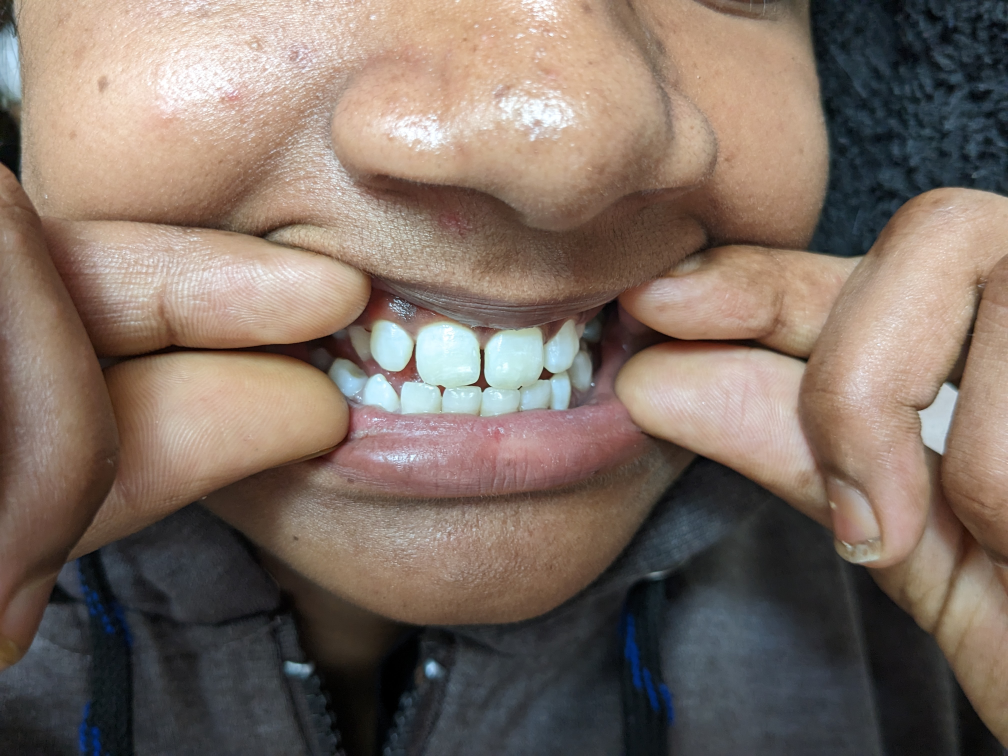
#> input picture sample data/PXL_20230207_080838212.jpg, 4032 x 3024 px, given as the content of the folder Users/er.vishalmishra/Downloads/Fluorosisdataset/NormalTeeth, which was not available (shown at 1/4 size)
$ python gradiantboost.py
#> lines starting #> are read from the running program, lines starting #| are printed output that depends on the picture; pictures that were not available may be replaced by others from this repository, and a replacement may not be noted
import os
import cv2
import numpy as np
from sklearn.ensemble import GradientBoostingClassifier
from sklearn.model_selection import train_test_split
from sklearn.preprocessing import StandardScaler
from sklearn.metrics import accuracy_score, classification_report
import matplotlib.pyplot as plt

def load_and_resize_images(folder, target_size=(100, 100)):
    images = []
    for filename in os.listdir(folder):
        img = cv2.imread(os.path.join(folder, filename), cv2.IMREAD_GRAYSCALE)
        if img is not None:
            img_resized = cv2.resize(img, target_size)

            img_flat = img_resized.flatten()

            print(f"Loaded and Resized Image: {filename}, Original Shape: {img.shape}, Resized Shape: {img_resized.shape}, Flattened Shape: {img_flat.shape}")

            images.append((filename, img_flat))

    return images

normal_images = load_and_resize_images("/Users/er.vishalmishra/Downloads/Fluorosisdataset/NormalTeeth")
#> in load_and_resize_images, `img = cv2.imread(os.path.join(folder, filename), cv2.IMREAD_GRAYSCALE)`:
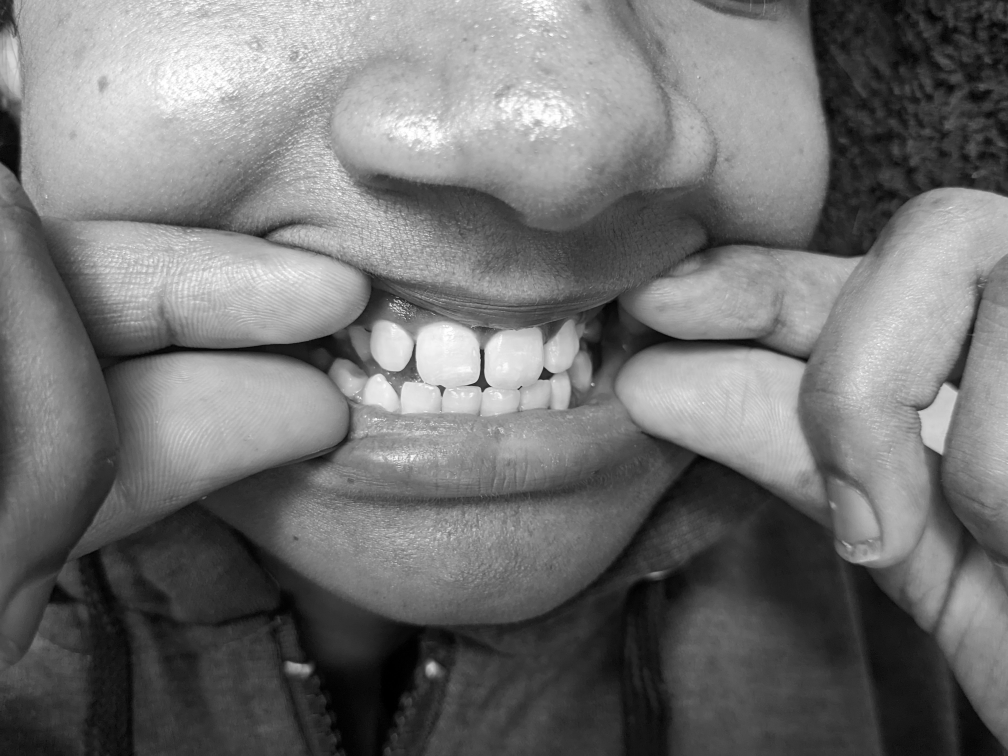
#> img: shape (3024, 4032) (shown at 1/4 size); min 0, max 255, mean 114.4
#> in load_and_resize_images, `img_resized = cv2.resize(img, target_size)`:
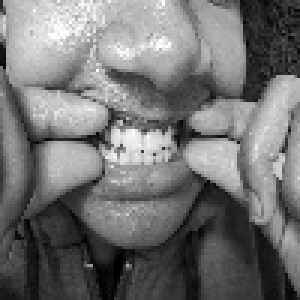
#> img_resized: shape (100, 100) (shown 3 times larger); min 0, max 255, mean 114.6
#> in load_and_resize_images, `img_flat = img_resized.flatten()`: img_flat = 10000 values, max 255 at index 154, min 0 at index 8539, mean 114.6
#| Loaded and Resized Image: PXL_20230207_080838212.jpg, Original Shape: (3024, 4032), Resized Shape: (100, 100), Flattened Shape: (10000,)
#> normal_images = 1 item
patient_images = load_and_resize_images("/Users/er.vishalmishra/Downloads/Fluorosisdataset/sample data")
#| Loaded and Resized Image: PXL_20230207_080838212.jpg, Original Shape: (3024, 4032), Resized Shape: (100, 100), Flattened Shape: (10000,)
#> pass 2 of the loop in load_and_resize_images, `for filename in os.listdir(folder):`:
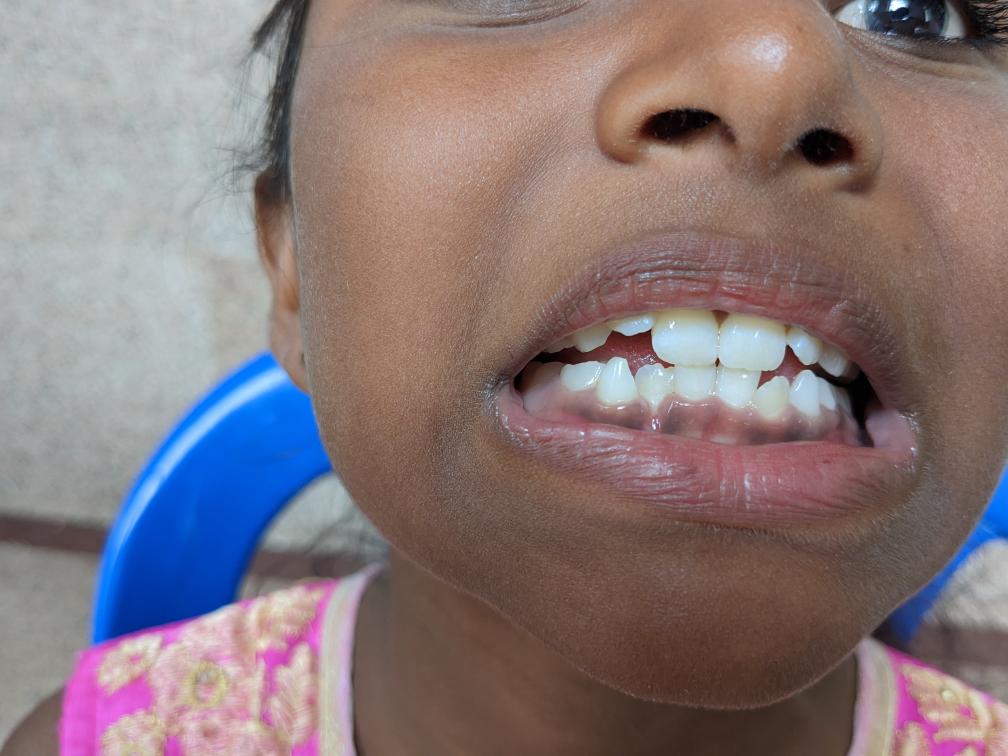
#> input picture sample data/PXL_20230207_080937632.jpg, 4032 x 3024 px, found by its file name (shown at 1/4 size)
#> in load_and_resize_images (call 2), `img = cv2.imread(os.path.join(folder, filename), cv2.IMREAD_GRAYSCALE)`:
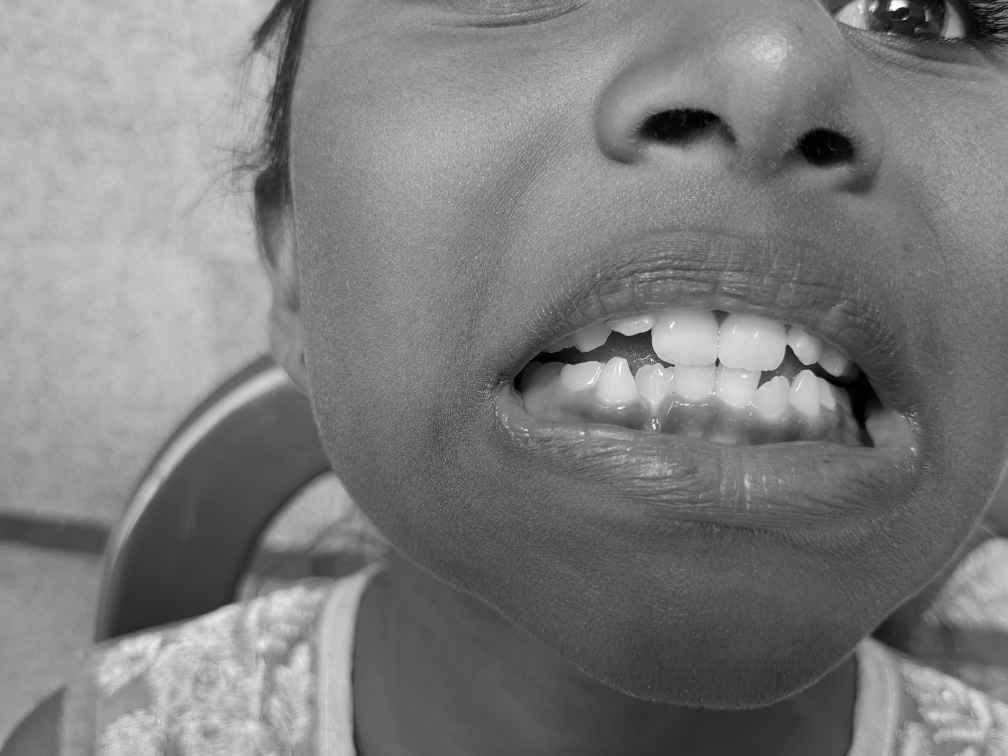
#> img: shape (3024, 4032) (shown at 1/4 size); min 0, max 255, mean 125
#> in load_and_resize_images (call 2), `img_resized = cv2.resize(img, target_size)`:
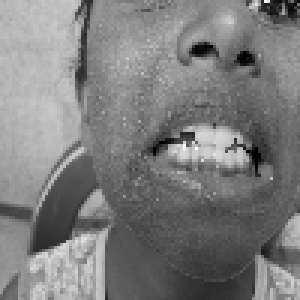
#> img_resized: shape (100, 100) (shown 3 times larger); min 0, max 254, mean 124.8
#> img_flat = 10000 values, max 254 at index 4861, min 0 at index 1570, mean 124.8
#| Loaded and Resized Image: PXL_20230207_080937632.jpg, Original Shape: (3024, 4032), Resized Shape: (100, 100), Flattened Shape: (10000,)
#> pass 3 of the loop in load_and_resize_images, `for filename in os.listdir(folder):`:
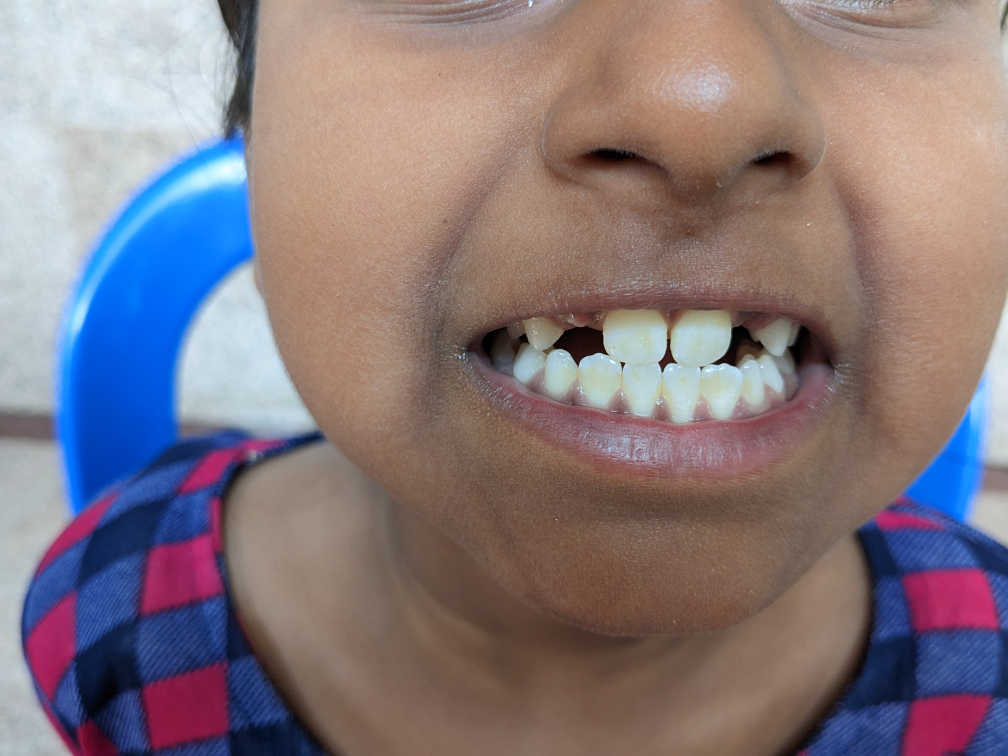
#> input picture sample data/PXL_20230207_080955158.jpg, 4032 x 3024 px, found by its file name (shown at 1/4 size)
#> in load_and_resize_images (call 2), `img = cv2.imread(os.path.join(folder, filename), cv2.IMREAD_GRAYSCALE)`:
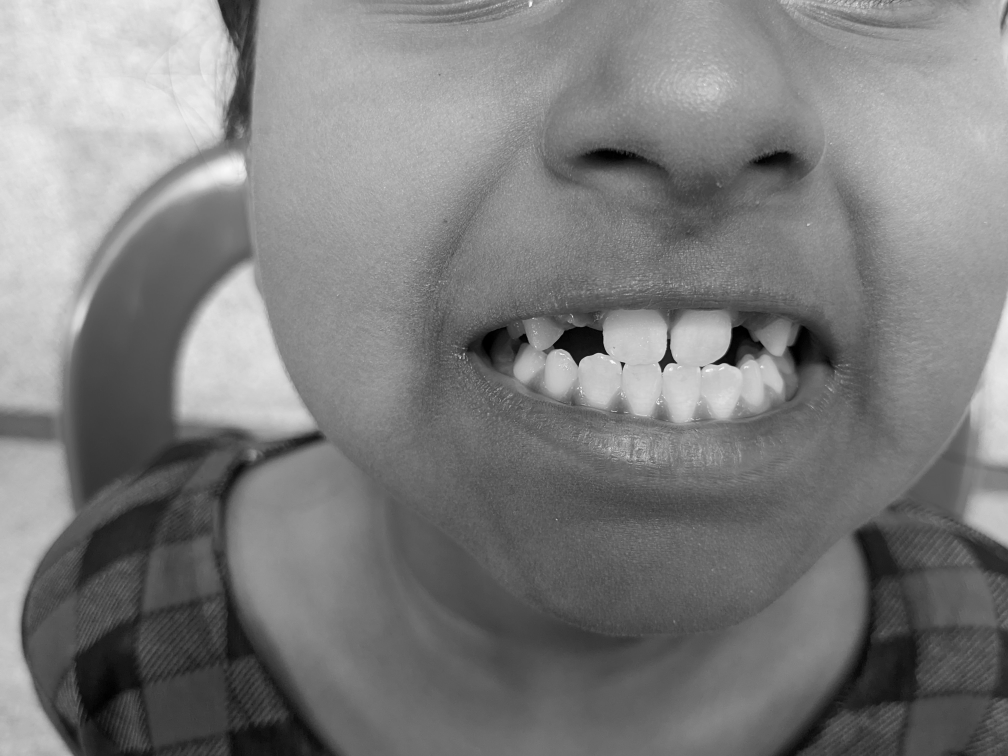
#> img: shape (3024, 4032) (shown at 1/4 size); min 0, max 255, mean 125.4
#> in load_and_resize_images (call 2), `img_resized = cv2.resize(img, target_size)`:
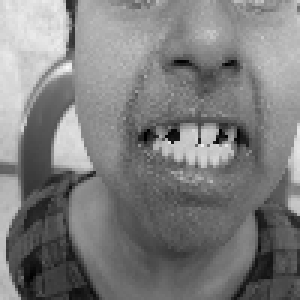
#> img_resized: shape (100, 100) (shown 3 times larger); min 0, max 248, mean 125.3
#> img_flat = 10000 values, max 248 at index 2222, min 0 at index 4548, mean 125.3
#| Loaded and Resized Image: PXL_20230207_080955158.jpg, Original Shape: (3024, 4032), Resized Shape: (100, 100), Flattened Shape: (10000,)
#> the loop made 4 passes; the first 3 are shown

min_samples = min(len(normal_images), len(patient_images))

print(f"Number of normal samples: {len(normal_images)}")
#| Number of normal samples: 1
print(f"Number of patient samples: {len(patient_images)}")
print(f"Minimum number of samples: {min_samples}")

normal_labels = np.zeros(min_samples)
#> normal_labels = [0]
patient_labels = np.ones(min_samples)
#> patient_labels = [1]

X = np.vstack((np.array([img[1] for img in normal_images[:min_samples]]),
               np.array([img[1] for img in patient_images[:min_samples]])))

print(f"Shape of X after stacking: {X.shape}")
#| Shape of X after stacking: (2, 10000)

y = np.concatenate((normal_labels, patient_labels))
#> y = [0, 1]

X_train, X_test, y_train, y_test = train_test_split(X, y, test_size=0.2, random_state=42)

scaler = StandardScaler()
X_train_scaled = scaler.fit_transform(X_train)
X_test_scaled = scaler.transform(X_test)

print(f"Shape of X_train_scaled: {X_train_scaled.shape}")
#| Shape of X_train_scaled: (1, 10000)
print(f"Shape of X_test_scaled: {X_test_scaled.shape}")
#| Shape of X_test_scaled: (1, 10000)

classifier = GradientBoostingClassifier()
#> (the run stopped early here; a loop or call above may not have finished)
